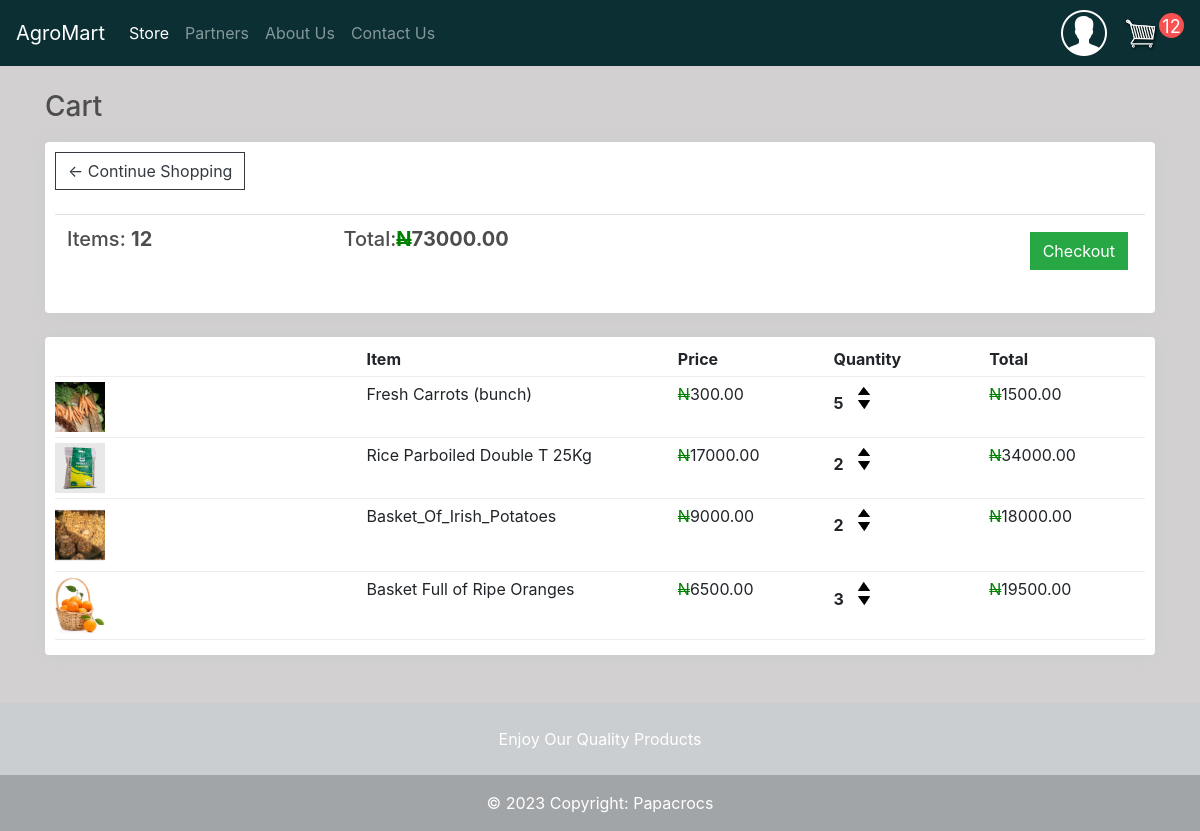
The app's page /cart/ (signed in) with its own data.
### store/models.py (models this page shows, shortened)
class Order(models.Model):
    customer = models.ForeignKey(Customer, on_delete=models.SET_NULL, null=True, blank=True)
    date_ordered = models.DateTimeField(auto_now_add=True)
    complete = models.BooleanField(default=False)
    transaction_id = models.CharField(max_length=100, null=True)
    @property
    def get_cart_total(self):
        orderitems = self.orderitem_set.all()
        total = sum([item.get_total for item in orderitems])
        return total
    @property
    def get_cart_items(self):
        orderitems = self.orderitem_set.all()
        total = sum([item.quantity for item in orderitems])
        return total

class OrderItem(models.Model):
    product = models.ForeignKey(Product, on_delete=models.SET_NULL, null=True)
    order = models.ForeignKey(Order, on_delete=models.SET_NULL, null=True)
    quantity = models.IntegerField(default=0, null=True, blank=True)
    date_added = models.DateTimeField(auto_now_add=True)
    @property
    def get_total(self):
        total = self.product.price * self.quantity
        return total

class Product(models.Model):
    name = models.CharField(max_length=200)
    price = models.DecimalField(max_digits=10, decimal_places=2)
    digital = models.BooleanField(default=False, null=True, blank=True)
    image = models.ImageField(null=True, blank=True)
    @property
    def imageURL(self):
        try:
            url = self.image.url
        except:
            url = ""
        return url

### store/views.py (the view)
# urls.py: path('cart/', views.cart, name="cart"),
def cart(request):
    data = cartData(request)
    cartItems = data['cartItems']
    order = data['order']
    items = data['items']
    context = {'items':items, 'order':order, 'cartItems':cartItems}
    return render(request, 'store/cart.html', context)

### store/utils.py (called while the page is built)
def cartData(request):
    if request.user.is_authenticated:
        customer = request.user.customer
        order, created = Order.objects.get_or_create(customer = customer, complete= False)
        items = order.orderitem_set.all()
        cartItems = order.get_cart_items
    else:
        cookieData = cookieCart(request)
        cartItems = cookieData['cartItems']
        order = cookieData['order']
        items = cookieData['items']
    return{'items':items, 'order':order, 'cartItems':cartItems}

### store/templates/store/cart.html
{% extends 'store/main.html' %}
{% load static %}
{% block content %}
<h3>Cart</h3>
<div class="row">
    <div class="col-lg-12">
        <div class="box-element">
            <a class="btn btn-outline-dark" href="{% url 'store' %}">&#x2190; Continue Shopping</a>
            <br>
            <br>
            <table class="table">
                <tr>
                    <th>
                        <h5>Items: <strong>{{order.get_cart_items}}</strong></h5>
                    </th>
                    <th>
                        <h5>Total:<strong><strike class="naira">N</strike>{{order.get_cart_total|floatformat:2}}</strong></h5>
                    </th>
                    <th>
                        <a style="float:right; margin:5px;" class="btn btn-success"
                            href="{% url 'checkout' %}">Checkout</a>
                    </th>
                </tr>
            </table>
        </div>
        <br>
        <div class="box-element">
            <div class="cart-row">
                <div style="flex:2"></div>
                <div style="flex:2"><strong>Item</strong></div>
                <div style="flex:1"><strong>Price</strong></div>
                <div style="flex:1"><strong>Quantity</strong></div>
                <div style="flex:1"><strong>Total</strong></div>
            </div>
            {% for item in items %}
            <div class="cart-row">
                <div style="flex:2"><img class="row-image" src="{{item.product.imageURL}}"></div>
                <div style="flex:2">
                    <p>{{item.product.name}}</p>
                </div>
                <div style="flex:1">
                    <p><strike class="naira">N</strike>{{item.product.price|floatformat:2}}</p>
                </div>
                <div style="flex:1">
                    <p class="quantity">{{item.quantity}}</p>
                    <div class="quantity">
                        <img data-product={{item.product.id}} data-action="add" class="chg-quantity update-cart" src="{% static  'images/arrow-up.png' %}">
                        <img data-product={{item.product.id}} data-action="remove" class="chg-quantity update-cart" src="{% static  'images/arrow-down.png' %}">
                    </div>
                </div>
                <div style="flex:1">
                    <p><strike class="naira">N</strike>{{item.get_total}}</p>
                </div>
            </div>
            {% endfor %}
        </div>
    </div>
</div>
{% endblock content %}

### static/css/main.css (style rules this page uses)
body { background-color: hsl(0, 2%, 82%); }
h1, h2, h3, h4, h5, h6 { color: hsl(0, 0%, 30%); }
.box-element { box-shadow: hsl(0, 0%, 80%) 0 0 16px; background-color: #fff; border-radius: 4px; padding: 10px; }
strike { text-decoration-style: double; color: green; }
.col-lg-4, .col-lg-6, .col-lg-8, .col-lg-12 { margin-top: 10px; }
.btn { border-radius: 0; }
.row-image { width: 50px; }
.cart-row { display: flex; padding-bottom: 5px; margin-bottom: 5px; border-bottom: 1px solid #ececec; }
.quantity { display: inline-block; font-weight: 700; padding-right: 10px; }
.chg-quantity { width: 12px; cursor: pointer; display: block; margin-top: 5px; transition: 0.1s; }

### records on screen
Order: get_cart_items "12", get_cart_total "73000.00"
OrderItem: product.imageURL (picture), product.name "Fresh Carrots (bunch)", product.price "300.00", quantity "5", get_total "1500.00"
OrderItem: product.imageURL (picture), product.name "Rice Parboiled Double T 25Kg", product.price "17000.00", quantity "2", get_total "34000.00"
OrderItem: product.imageURL (picture), product.name "Basket_Of_Irish_Potatoes", product.price "9000.00", quantity "2", get_total "18000.00"
OrderItem: product.imageURL (picture), product.name "Basket Full of Ripe Oranges", product.price "6500.00", quantity "3", get_total "19500.00"

### other values on screen
{{ cartItems }} "12"
